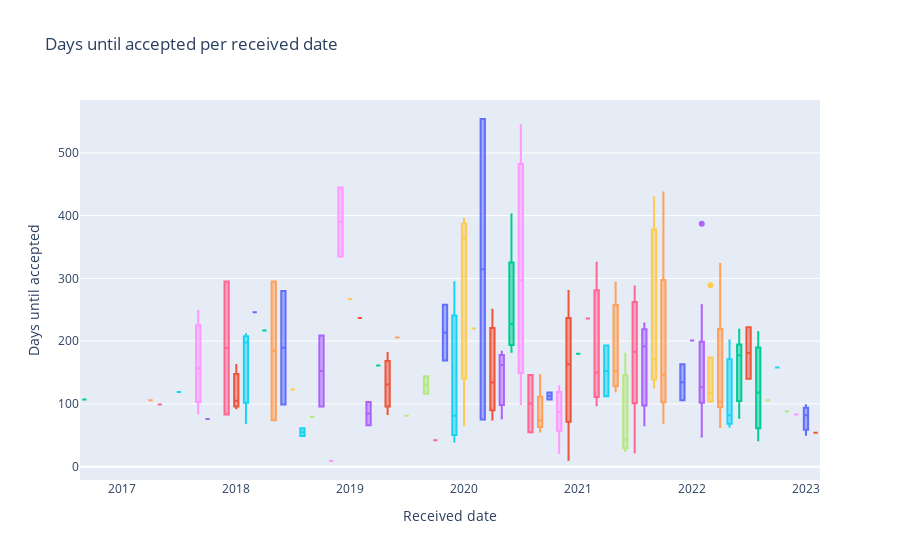

Notebook source saved alongside this figure:
### Code cell
fig = go.Figure()
for date in df.date.unique():
    fig.add_trace(go.Box(x=df['date'][df['date'] == date],
                            y=df['between'][df['date'] == date],
                            name=date))
fig.update_layout(title={'text': "Days until accepted per received date"},
                  xaxis_title="Received date",
                  yaxis_title="Days until accepted",
                  showlegend=False)
fig.show()

### Figure 1 — Plotly figure (JSON) as saved in the notebook; plotly's stock layout.template omitted (floating-point values rounded to 4 significant figures)
{"data": [{"name": "2023-1", "type": "box", "x": ["2023-1", "2023-1", "2023-1"], "y": [98, 82, 51]}, {"name": "2023-2", "type": "box", "x": ["2023-2"], "y": [54]}, {"name": "2022-8", "type": "box", "x": ["2022-8", "2022-8", "2022-8"], "y": [214, 118, 42]}, {"name": "2022-2", "type": "box", "x": ["2022-2", "2022-2", "2022-2", "2022-2", "2022-2", "2022-2", "2022-2", "2022-2"], "y": [387, 96, 257, 116, 141, 137, 108, 48]}, {"name": "2022-4", "type": "box", "x": ["2022-4", "2022-4", "2022-4", "2022-4", "2022-4", "2022-4", "2022-4", "2022-4"], "y": [323, 101, 223, 93, 216, 96, 106, 63]}, {"name": "2022-10", "type": "box", "x": ["2022-10"], "y": [158]}, {"name": "2021-2", "type": "box", "x": ["2021-2"], "y": [236]}, {"name": "2022-11", "type": "box", "x": ["2022-11"], "y": [88]}, {"name": "2022-12", "type": "box", "x": ["2022-12"], "y": [83]}, {"name": "2022-3", "type": "box", "x": ["2022-3", "2022-3", "2022-3", "2022-3", "2022-3", "2022-3"], "y": [128, 289, 174, 108, 103, 104]}, {"name": "2020-3", "type": "box", "x": ["2020-3", "2020-3"], "y": [554, 75]}, {"name": "2022-7", "type": "box", "x": ["2022-7", "2022-7"], "y": [222, 140]}, {"name": "2022-6", "type": "box", "x": ["2022-6", "2022-6", "2022-6", "2022-6", "2022-6", "2022-6", "2022-6", "2022-6"], "y": [218, 201, 179, 188, 176, 125, 78, 84]}, {"name": "2022-1", "type": "box", "x": ["2022-1"], "y": [201]}, {"name": "2021-10", "type": "box", "x": ["2021-10", "2021-10", "2021-10", "2021-10"], "y": [437, 135, 158, 70]}, {"name": "2022-5", "type": "box", "x": ["2022-5", "2022-5", "2022-5"], "y": [82, 201, 64]}, {"name": "2021-7", "type": "box", "x": ["2021-7", "2021-7", "2021-7", "2021-7", "2021-7"], "y": [254, 287, 183, 127, 23]}, {"name": "2022-9", "type": "box", "x": ["2022-9"], "y": [106]}, {"name": "2020-7", "type": "box", "x": ["2020-7", "2020-7", "2020-7"], "y": [297, 544, 100]}, {"name": "2021-9", "type": "box", "x": ["2021-9", "2021-9", "2021-9", "2021-9", "2021-9"], "y": [361, 429, 143, 171, 126]}, {"name": "2021-12", "type": "box", "x": ["2021-12", "2021-12"], "y": [106, 163]}, {"name": "2020-12", "type": "box", "x": ["2020-12", "2020-12", "2020-12", "2020-12"], "y": [132, 194, 280, 11]}, {"name": "2020-6", "type": "box", "x": ["2020-6", "2020-6", "2020-6", "2020-6"], "y": [205, 249, 402, 183]}, {"name": "2021-8", "type": "box", "x": ["2021-8", "2021-8", "2021-8"], "y": [228, 192, 66]}, {"name": "2021-5", "type": "box", "x": ["2021-5", "2021-5", "2021-5"], "y": [293, 152, 120]}, {"name": "2021-4", "type": "box", "x": ["2021-4", "2021-4"], "y": [193, 112]}, {"name": "2021-3", "type": "box", "x": ["2021-3", "2021-3", "2021-3"], "y": [325, 98, 150]}, {"name": "2021-6", "type": "box", "x": ["2021-6", "2021-6", "2021-6"], "y": [180, 43, 25]}, {"name": "2020-11", "type": "box", "x": ["2020-11", "2020-11", "2020-11", "2020-11", "2020-11"], "y": [128, 22, 116, 87, 69]}, {"name": "2020-1", "type": "box", "x": ["2020-1", "2020-1", "2020-1"], "y": [395, 364, 66]}, {"name": "2020-10", "type": "box", "x": ["2020-10", "2020-10"], "y": [107, 118]}, {"name": "2020-4", "type": "box", "x": ["2020-4", "2020-4", "2020-4"], "y": [75, 134, 250]}, {"name": "2021-1", "type": "box", "x": ["2021-1"], "y": [180]}, {"name": "2020-5", "type": "box", "x": ["2020-5", "2020-5", "2020-5"], "y": [162, 183, 77]}, {"name": "2020-9", "type": "box", "x": ["2020-9", "2020-9", "2020-9", "2020-9"], "y": [77, 56, 146, 70]}, {"name": "2019-12", "type": "box", "x": ["2019-12", "2019-12", "2019-12"], "y": [294, 81, 40]}, {"name": "2020-8", "type": "box", "x": ["2020-8", "2020-8"], "y": [146, 55]}, {"name": "2019-9", "type": "box", "x": ["2019-9", "2019-9"], "y": [144, 116]}, {"name": "2018-12", "type": "box", "x": ["2018-12", "2018-12"], "y": [445, 335]}, {"name": "2020-2", "type": "box", "x": ["2020-2"], "y": [220]}, {"name": "2019-11", "type": "box", "x": ["2019-11", "2019-11"], "y": [169, 258]}, {"name": "2019-5", "type": "box", "x": ["2019-5", "2019-5", "2019-5"], "y": [131, 84, 181]}, {"name": "2018-4", "type": "box", "x": ["2018-4"], "y": [217]}, {"name": "2019-3", "type": "box", "x": ["2019-3", "2019-3"], "y": [66, 103]}, {"name": "2019-6", "type": "box", "x": ["2019-6"], "y": [206]}, {"name": "2018-8", "type": "box", "x": ["2018-8", "2018-8"], "y": [61, 49]}, {"name": "2019-10", "type": "box", "x": ["2019-10"], "y": [42]}, {"name": "2019-7", "type": "box", "x": ["2019-7"], "y": [81]}, {"name": "2017-9", "type": "box", "x": ["2017-9", "2017-9", "2017-9"], "y": [248, 157, 85]}, {"name": "2019-1", "type": "box", "x": ["2019-1"], "y": [267]}, {"name": "2018-6", "type": "box", "x": ["2018-6", "2018-6"], "y": [280, 99]}, {"name": "2019-2", "type": "box", "x": ["2019-2"], "y": [237]}, {"name": "2019-4", "type": "box", "x": ["2019-4"], "y": [161]}, {"name": "2018-10", "type": "box", "x": ["2018-10", "2018-10"], "y": [209, 96]}, {"name": "2018-5", "type": "box", "x": ["2018-5", "2018-5"], "y": [295, 74]}, {"name": "2018-2", "type": "box", "x": ["2018-2", "2018-2", "2018-2"], "y": [198, 211, 70]}, {"name": "2017-12", "type": "box", "x": ["2017-12", "2017-12"], "y": [295, 83]}, {"name": "2018-9", "type": "box", "x": ["2018-9"], "y": [79]}, {"name": "2018-11", "type": "box", "x": ["2018-11"], "y": [9]}, {"name": "2018-7", "type": "box", "x": ["2018-7"], "y": [123]}, {"name": "2018-3", "type": "box", "x": ["2018-3"], "y": [246]}, {"name": "2018-1", "type": "box", "x": ["2018-1", "2018-1", "2018-1"], "y": [162, 93, 105]}, {"name": "2016-9", "type": "box", "x": ["2016-9"], "y": [107]}, {"name": "2017-10", "type": "box", "x": ["2017-10"], "y": [76]}, {"name": "2017-4", "type": "box", "x": ["2017-4"], "y": [106]}, {"name": "2017-7", "type": "box", "x": ["2017-7"], "y": [119]}, {"name": "2017-5", "type": "box", "x": ["2017-5"], "y": [99]}], "layout": {"showlegend": false, "title": {"text": "Days until accepted per received date"}, "xaxis": {"title": {"text": "Received date"}}, "yaxis": {"title": {"text": "Days until accepted"}}}}
